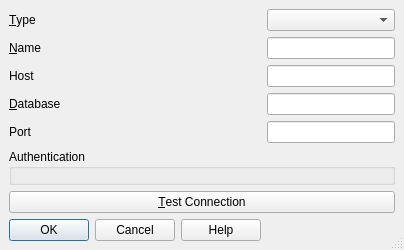
<?xml version="1.0" encoding="UTF-8"?>
<ui version="4.0">
 <class>QgsNewOgrConnectionBase</class>
 <widget class="QDialog" name="QgsNewOgrConnectionBase">
  <property name="geometry">
   <rect>
    <x>0</x>
    <y>0</y>
    <width>404</width>
    <height>250</height>
   </rect>
  </property>
  <property name="sizePolicy">
   <sizepolicy hsizetype="MinimumExpanding" vsizetype="MinimumExpanding">
    <horstretch>0</horstretch>
    <verstretch>0</verstretch>
   </sizepolicy>
  </property>
  <property name="windowTitle">
   <string>Create a New OGR Database Connection</string>
  </property>
  <property name="sizeGripEnabled">
   <bool>true</bool>
  </property>
  <property name="modal">
   <bool>true</bool>
  </property>
  <layout class="QGridLayout" name="grLayout1">
   <property name="leftMargin">
    <number>9</number>
   </property>
   <property name="topMargin">
    <number>9</number>
   </property>
   <property name="rightMargin">
    <number>9</number>
   </property>
   <property name="bottomMargin">
    <number>9</number>
   </property>
   <property name="spacing">
    <number>6</number>
   </property>
   <item row="7" column="0">
    <widget class="QDialogButtonBox" name="buttonBox">
     <property name="standardButtons">
      <set>QDialogButtonBox::Cancel|QDialogButtonBox::Help|QDialogButtonBox::Ok</set>
     </property>
    </widget>
   </item>
   <item row="3" column="1">
    <widget class="QLineEdit" name="txtDatabase"/>
   </item>
   <item row="3" column="0">
    <widget class="QLabel" name="TextLabel2">
     <property name="text">
      <string>&amp;Database</string>
     </property>
     <property name="buddy">
      <cstring>txtDatabase</cstring>
     </property>
    </widget>
   </item>
   <item row="2" column="0">
    <widget class="QLabel" name="TextLabel1">
     <property name="text">
      <string>Host</string>
     </property>
     <property name="buddy">
      <cstring>txtHost</cstring>
     </property>
    </widget>
   </item>
   <item row="6" column="0" colspan="2">
    <widget class="QPushButton" name="btnConnect">
     <property name="text">
      <string>&amp;Test Connection</string>
     </property>
    </widget>
   </item>
   <item row="2" column="1">
    <widget class="QLineEdit" name="txtHost"/>
   </item>
   <item row="1" column="1">
    <widget class="QLineEdit" name="txtName">
     <property name="toolTip">
      <string>Name of the new connection</string>
     </property>
    </widget>
   </item>
   <item row="4" column="0">
    <widget class="QLabel" name="TextLabel2_2">
     <property name="text">
      <string>Port</string>
     </property>
     <property name="buddy">
      <cstring>txtPort</cstring>
     </property>
    </widget>
   </item>
   <item row="0" column="0">
    <widget class="QLabel" name="label">
     <property name="text">
      <string>&amp;Type</string>
     </property>
     <property name="buddy">
      <cstring>cmbDatabaseTypes</cstring>
     </property>
    </widget>
   </item>
   <item row="5" column="0" colspan="2">
    <widget class="QGroupBox" name="mAuthGroupBox">
     <property name="title">
      <string>Authentication</string>
     </property>
     <layout class="QVBoxLayout" name="verticalLayout_3">
      <property name="leftMargin">
       <number>6</number>
      </property>
      <property name="topMargin">
       <number>6</number>
      </property>
      <property name="rightMargin">
       <number>6</number>
      </property>
      <property name="bottomMargin">
       <number>6</number>
      </property>
      <item>
       <widget class="QgsAuthSettingsWidget" name="mAuthSettingsDatabase" native="true">
        <property name="sizePolicy">
         <sizepolicy hsizetype="Preferred" vsizetype="Maximum">
          <horstretch>0</horstretch>
          <verstretch>0</verstretch>
         </sizepolicy>
        </property>
       </widget>
      </item>
     </layout>
    </widget>
   </item>
   <item row="1" column="0">
    <widget class="QLabel" name="TextLabel1_2">
     <property name="text">
      <string>&amp;Name</string>
     </property>
     <property name="buddy">
      <cstring>txtName</cstring>
     </property>
    </widget>
   </item>
   <item row="4" column="1">
    <widget class="QLineEdit" name="txtPort">
     <property name="text">
      <string/>
     </property>
    </widget>
   </item>
   <item row="0" column="1">
    <widget class="QComboBox" name="cmbDatabaseTypes"/>
   </item>
  </layout>
 </widget>
 <layoutdefault spacing="6" margin="11"/>
 <customwidgets>
  <customwidget>
   <class>QgsAuthSettingsWidget</class>
   <extends>QWidget</extends>
   <header>qgsauthsettingswidget.h</header>
   <container>1</container>
  </customwidget>
 </customwidgets>
 <tabstops>
  <tabstop>cmbDatabaseTypes</tabstop>
  <tabstop>txtName</tabstop>
  <tabstop>txtHost</tabstop>
  <tabstop>txtDatabase</tabstop>
  <tabstop>txtPort</tabstop>
  <tabstop>btnConnect</tabstop>
 </tabstops>
 <resources/>
 <connections>
  <connection>
   <sender>buttonBox</sender>
   <signal>accepted()</signal>
   <receiver>QgsNewOgrConnectionBase</receiver>
   <slot>accept()</slot>
   <hints>
    <hint type="sourcelabel">
     <x>246</x>
     <y>531</y>
    </hint>
    <hint type="destinationlabel">
     <x>283</x>
     <y>278</y>
    </hint>
   </hints>
  </connection>
  <connection>
   <sender>buttonBox</sender>
   <signal>rejected()</signal>
   <receiver>QgsNewOgrConnectionBase</receiver>
   <slot>reject()</slot>
   <hints>
    <hint type="sourcelabel">
     <x>155</x>
     <y>531</y>
    </hint>
    <hint type="destinationlabel">
     <x>283</x>
     <y>250</y>
    </hint>
   </hints>
  </connection>
 </connections>
</ui>
